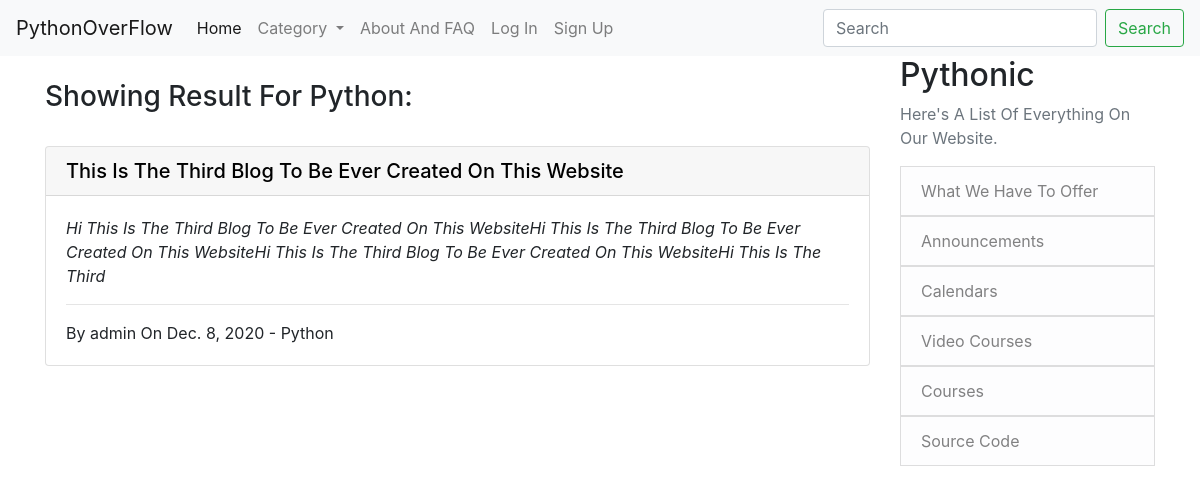
The app's page /post/category/Python, older data.
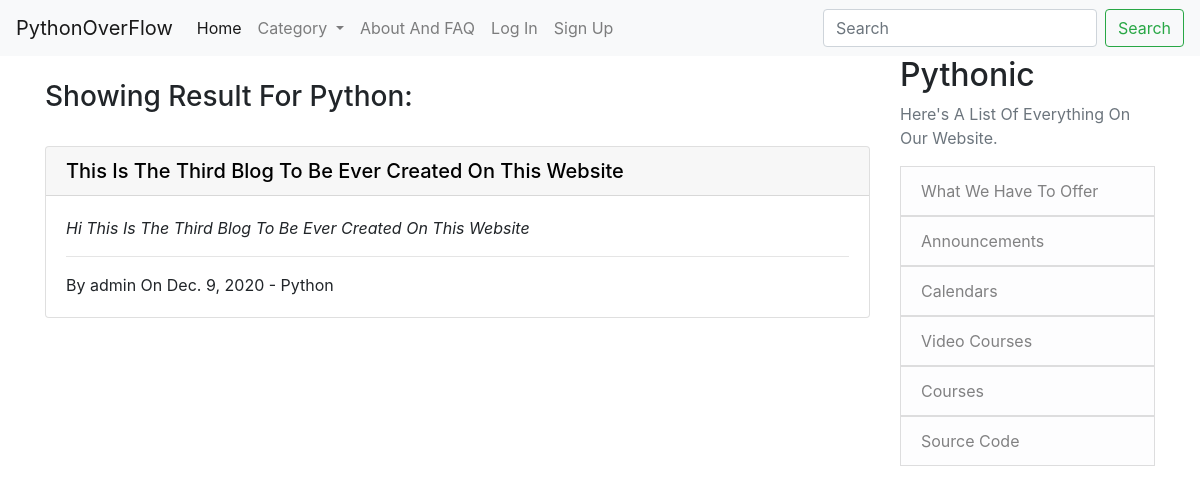
The same page, newer data.
### App/models.py (models this page shows, shortened)
class Post(models.Model):
    title = models.CharField(max_length=120)
    author = models.ForeignKey(User, on_delete=models.CASCADE)
    context = RichTextField(blank=True, null=True)
    date_created = models.DateField(auto_now=True)
    category = models.CharField(max_length=30, default='Python')
    likes = models.ManyToManyField(User, related_name='blog_posts')

### App/views.py (the view)
# urls.py: path('post/category/<str:cate>', CategoryView, name='post_category'),
def CategoryView(request, cate):
    category_post = Post.objects.filter(category=cate)
    cate_menu = Category.objects.all()
    return render(request, 'App/category.html', {'cate':cate, 'category_post':category_post, 'cate_menu':cate_menu})

### App/models.py (called while the page is built)
    def __str__(self):
        return self.name

### App/templates/App/category.html (shortened to what this page needs)
{% extends "App/base.html" %}
{% block content %}
<br>
<h3>Showing Result For {{ cate }}:</h3>
<br>
{% if category_post %}
    {% for post in category_post %}
        <div class="card">
            <a href="{% url 'post_detail' post.pk %}" style="text-decoration: none; color: black">
                <h5 class="card-header">{{ post.title }}</h5>
            </a>
            <div class="card-body">
                <p class="card-text"><i>{{ post.context|slice:":200"}}</i></p>
                <hr>
                <p class="card-text">By {{ post.author }} On {{ post.date_created }} - {{ post.category }}</p>
            </div>
        </div>
        <br>
    {% endfor %}
{% endif %}
{% endblock %}

Row changes from the older to the newer data that the page shows:
changed Post "This Is The Third Blog To Be Ever Created On This Website": context "…Ever Created On This WebsiteHi This Is The Third Blog To Be Ever Created On This WebsiteHi This Is The Third Blog To Be Ever Created On This WebsiteHi This Is The Third" → "Hi This Is The Third Blog To Be Ever Created On This Website"; date_created "Dec. 8, 2020" → "Dec. 9, 2020"
